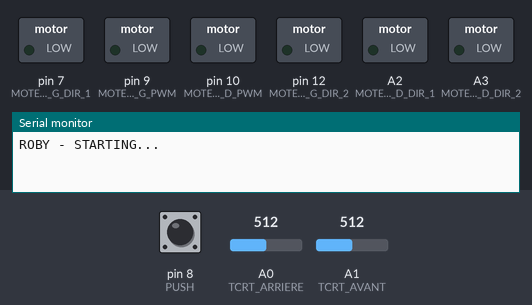
A sketch run on a simulated Arduino Uno, built with avr-gcc and run on an emulated ATmega328P. On the bench: switched loads named in the sketch (green lamp = pin HIGH), the last lines printed to the serial monitor. The inputs (shaded band) are chosen by the test bench; at power-on: pin 8 (PUSH) HIGH, A0 (TCRT_ARRIERE) = 512, A1 (TCRT_AVANT) = 512. Pins used as bus, display or sensor lines are not drawn.

Above: at 0.1 s.
At 1.8 s:
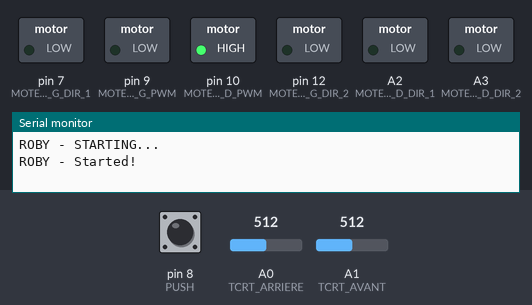
1.9 s: pin 8 (PUSH) pulled LOW for 0.15 s
5.0 s: A0 (TCRT_ARRIERE) set to 0
At 7.3 s:
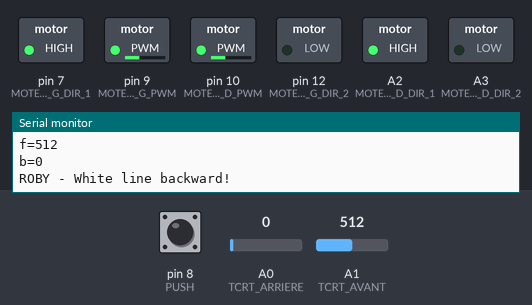
Timing chart, 0 to 8.8 s (numbered marks = the images above; inputs shaded):
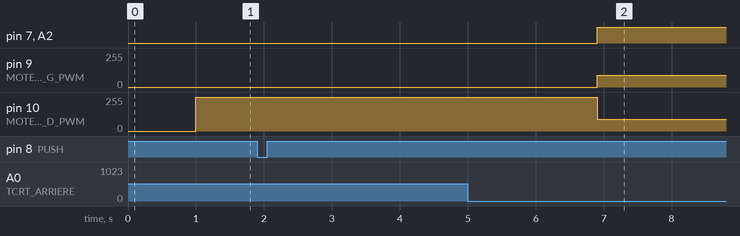

Measured:
- after the input at 5.0 s, pin 9 (MOTEUR_G_PWM): 0/255 → 90/255 after 1.9 s; pin 10 (MOTEUR_D_PWM): 255/255 → 90/255 after 1.9 s; A2 (MOTEUR_D_DIR_1): LOW → HIGH after 1.9 s; A3 (MOTEUR_D_DIR_2): stays LOW (without the input it goes to HIGH after 1.9 s)

The sketch:

main.ino
```cpp
/*
 * ROBY LE ROBOT (TM) - VERSION 1.2 (2022.01.25)
 *
 * Laurenço MONTEIRO - Designer
 * Benjamin LAMBERT - Programmeur
 *
 * ROBY LE ROBOT est une machine de guerre. Utiliser la avec précaution.
 * Programme compatible avec la version 5.0 du SUMOBOT ESIEESPACE
 */

const int TRIG = 13; // Assigne la valeur du pin TRIGGER
const int ECHO = 11; // Assigne la valeur du pin ECHO

const int TCRT_AVANT = A1; // Assigne la valeur du pin assigner au détecteur avant
const int TCRT_ARRIERE = A0; // Assigne la valeur du pin assigne au détecteur arrière

const int MOTEUR_G_PWM = 9;  // Assigne la valeur du pin assigner au PWM des moteurs gauches
const int MOTEUR_G_DIR_1 = 7; // Assigne la valeur du pin assigner à la direction 1 des moteurs gauches
const int MOTEUR_G_DIR_2 = 12; // Assigne la valeur du pin assigner à la direction 2 des moteurs gauches
const int MOTEUR_D_PWM = 10;  // Assigne la valeur du pin assigner au PWM des moteurs droits
const int MOTEUR_D_DIR_1 = A2; // Assigne la valeur du pin assigner à la direction 1 des moteurs droits
const int MOTEUR_D_DIR_2 = A3; // Assigne la valeur du pin assigner à la direction 2 des moteurs droits

const int PUSH = 8; // Assigne la valeur du pin assigner au bouton poussoir

const int MAX_DISTANCE = 150; // La distance maximal avec l'ennemi

const int SPEED = 90; // La vitesse de charge / d'esquive du robot
const int ROTATION_SPEED = 35; // La vitesse de rotation du robot

int blackValueForward = 900; // La valeur du TCRT avant sur du noir
int blackValueBackward = 900; // La valeur du TCRT arrière sur du noir

const int LED_G = 10;
const int LED_D = 11;

void setup() {
  Serial.begin(9600); // Initialise la communication avec le robot
  Serial.println("ROBY - STARTING...");
  delay(1000);

  pinMode(TRIG, OUTPUT); // Initialise le pin TRIG comme sortie (capteur utlra-son)
  pinMode(ECHO, INPUT); // Initialise le pin ECHO comme entrée (capteur utlra-son)

  pinMode(TCRT_AVANT, INPUT); // Initialise le pin TCRT_AVANT comme entrée (capteur ligne blanche)
  pinMode(TCRT_ARRIERE, INPUT); // Initialise le pin TCRT_ARRIERE comme entrée (capteur ligne blanche)

  pinMode(PUSH, INPUT_PULLUP); // Initialise le pin PUSH comme entrée PULLUP (bouton)

  pinMode(MOTEUR_G_PWM, OUTPUT); // Initalise le pin MOTEUR_G_PWM comme sortie
  pinMode(MOTEUR_G_DIR_1, OUTPUT); // Idem avec MOTEUR_G_DIR_1
  pinMode(MOTEUR_G_DIR_2, OUTPUT); // Idem avec MOTEUR_G_DIR_2
  pinMode(MOTEUR_D_PWM, OUTPUT); // Idem avec MOTEUR_D_PWM
  pinMode(MOTEUR_D_DIR_1, OUTPUT); // Idem avec MOTEUR_D_DIR_1
  pinMode(MOTEUR_D_DIR_2, OUTPUT); // Idem avec MOTEUR_D_DIR_2

  pinMode(LED_G, OUTPUT);
  pinMode(LED_D, OUTPUT);

  Serial.println("ROBY - Started!");
  digitalWrite(LED_G, HIGH);
  digitalWrite(LED_D, HIGH);

  // Attend que l'on appuie sur le bouton poussoir pour commencer le combat
  while(digitalRead(PUSH)){
    delay(1);
  }

  Serial.println("ROBY - WAITING FOR LAUNCH...");
  delay(5000); // Attends les 5 secondes réglementaires après appuie du bouton

  blackValueForward = analogRead(TCRT_AVANT); // Lit la valeur du TCRT avant sur du noir
  blackValueBackward = analogRead(TCRT_ARRIERE); // Lit la valeur du TCRT arrière sur du noir

  Serial.print("f=");
  Serial.print(blackValueForward);
  Serial.print(", b=");
  Serial.println(blackValueBackward);
  Serial.println("ROBY - LAUNCHING!");
}

void loop() {
  /*rightEngine(SPEED, 1, 0);
  leftEngine(SPEED, 1, 0);
  return;*/
  bool back = analogRead(TCRT_ARRIERE) >= blackValueBackward * 1.3f; // Récupère la valeur du capteur de ligne arrière
  bool forward = analogRead(TCRT_AVANT) >= blackValueForward * 1.3f; // Récupère la valeur du capteur de ligne avant

  Serial.print("f=");
  Serial.println(analogRead(TCRT_AVANT));
  Serial.print("b=");
  Serial.println(analogRead(TCRT_ARRIERE));

  //int back = digitalRead(TCRT_ARRIERE);
  //int forward = digitalRead(TCRT_AVANT);

  /*
   * Vérifie si un des deux capteurs de ligne à detecter une ligne (1)
   * Si c'est le cas, il repart dans la direction opposée à la ligne
   * pendant une demi seconde, puis s'arrête et cherche l'ennemi
   */
  if(back){
    Serial.println("ROBY - White line backward!");
    rightEngine(SPEED, 1, 0);
    leftEngine(SPEED, 1, 0);
    delay(500);
    stopEngine();
    return;
  } else if(forward){
    Serial.println("ROBY - White line forward!...");
    rightEngine(SPEED, 0, 1);
    leftEngine(SPEED, 0, 1);
    delay(500);
    stopEngine();
    return;
  }

  float distance = detect(); // Récupère la distance le séparant de l'objet le plus proche

  /*
   * Vérifie si la distance est une valeur cohérente (entre 0 et MAX_DISTANCE)
   * Si la valeur est cohérente, alors il considère que l'objet détecté est un ennemi,
   * puis engage une charge contre l'ennemi.
   * Si l'objet n'est pas un ennemi (valeur de la distance incohérente), alors il tourne sur
   * lui-même afin de rechercher un ennemi potentiel.
   * Si l'ennemi est perdu de vue pendant la charge, le robot se met à le chercher en tournant
   * sur lui-même.
   */
  if(distance <= MAX_DISTANCE && distance > 0){
    rightEngine(SPEED, 1, 0);
    leftEngine(SPEED, 1, 0);
    //Serial.println("ROBY - ATTACKING...");
  }else{
    rightEngine(ROTATION_SPEED, 0, 1);
    leftEngine(ROTATION_SPEED, 1, 0);
    //Serial.println("ROBY - SEARCHING...");
  }
}


/*
 * Permet la détection d'un objet et de calculer la distance
 * entre le robot et l'objet détecté.
 * @return La distance entre le robot et l'objet
 */
float detect() {
  digitalWrite(TRIG, HIGH);
  delayMicroseconds(20);
  digitalWrite(TRIG, LOW);

  int timeToTarget = pulseIn(ECHO, HIGH);
  float distance = (float)(timeToTarget * 17) / 1000.0;

  /*
   * Si le temps écoulé avant réception du signal est supérieur
   * à 2000, on considère que la valeur de distance est incohérente
   * Ce constat est venu après des expérimentations où la distance dépassée
   * ce seuil de 2000 µs était incohérente par rapport à la distance réelle
   * observée
   */
  if(timeToTarget >= 2000){
    distance = -1;
  }

  return distance;
}


/*
 * Permet le contrôle total des moteurs droits uniquement
 */
void rightEngine(int speed, int direction, int opposite){
  digitalWrite(MOTEUR_D_DIR_1, direction); // On met la direction avant des moteurs droits à direction
  digitalWrite(MOTEUR_D_DIR_2, opposite); // On met la direction arrière des moteurs droits à opposite (l'opposée de la direction avant)
  analogWrite(MOTEUR_D_PWM, speed); // On applique la vitesse choisis par l'utilisateur (en quart)
}

/*
 * Permet le contrôle total des moteurs gauches uniquement
 */
void leftEngine(int speed, int direction, int opposite){
  digitalWrite(MOTEUR_G_DIR_1, direction); // On met la direction avant des moteurs droits à direction
  digitalWrite(MOTEUR_G_DIR_2, opposite); // On met la direction arrière des moteurs droits à opposite (l'opposée de la direction avant)
  analogWrite(MOTEUR_G_PWM, speed); // On applique la vitesse choisis par l'utilisateur (en quart)
}

/*
 * Permet de stopper les moteurs sans freinage supplémentaire
 */
void stopEngine(){
  rightEngine(255, 0, 0); // SPEED = 255 pour bloquer les roues
  leftEngine(255, 0, 0); // Idem
}
```
